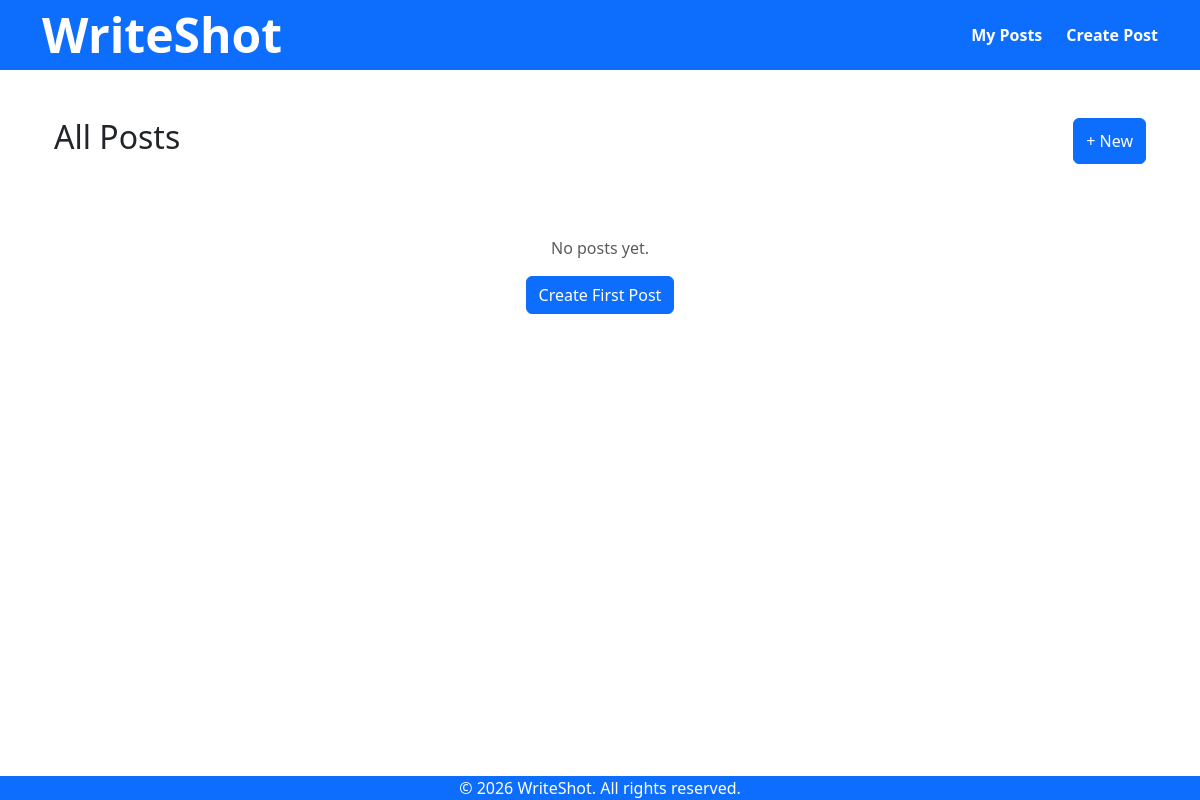
Before: / with the older database file.
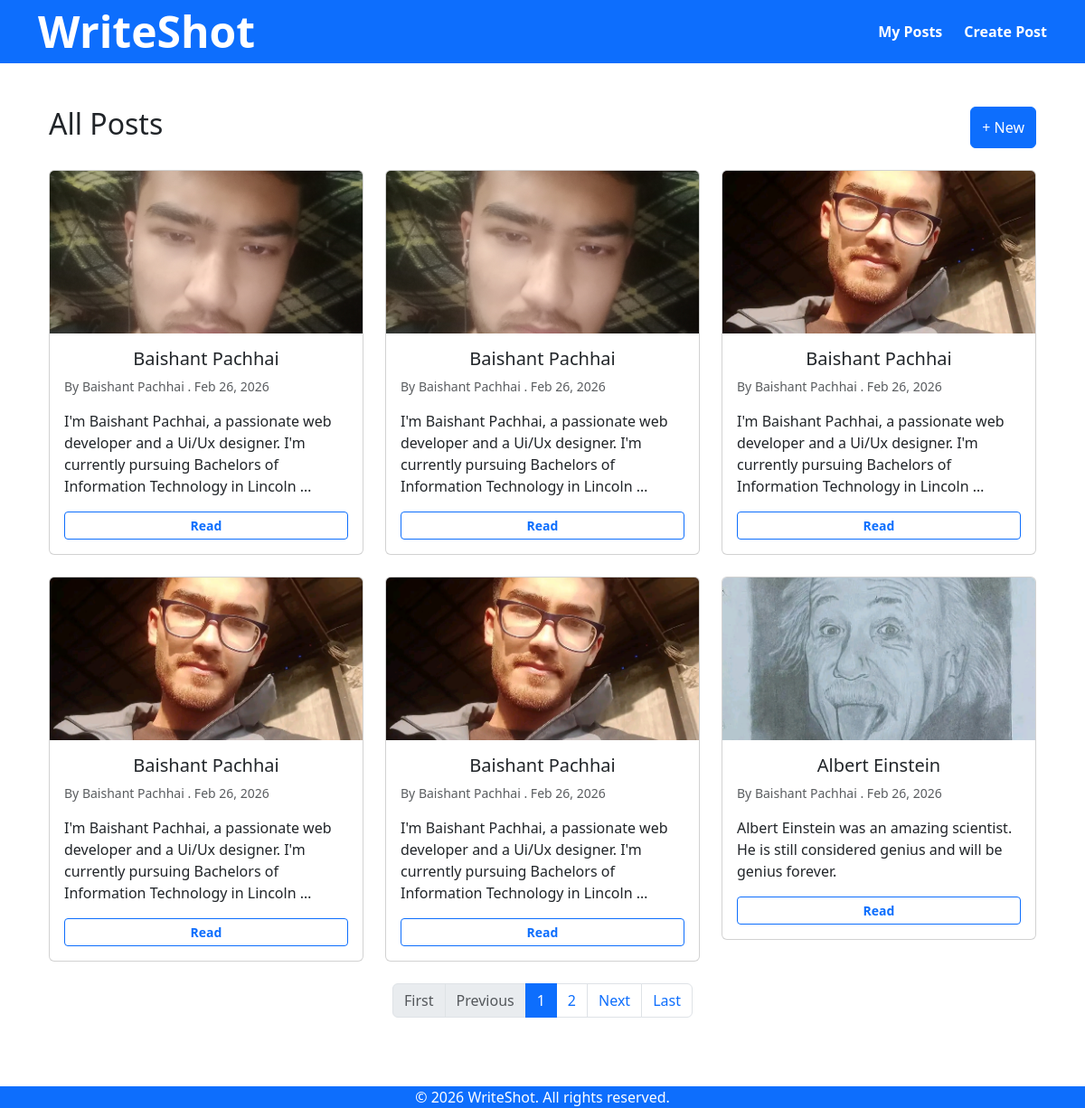
After: the same page with the newer database file.
### blog_app/models.py (models this page shows, shortened)
class Post (models.Model):
    title = models.CharField(max_length=200)
    image = models.ImageField(upload_to='post_images/', blank=True, null=True)
    content = models.TextField()
    created_at = models.DateTimeField(auto_now_add=True)
    is_private = models.BooleanField(default=False)

### blog_app/views.py (the view)
# urls.py: path('', views.post_list, name='post_list' ),
def post_list (request):
    posts = Post.objects.all().order_by('created_at')
    paginator = Paginator(posts, 6)
    page_no = request.GET.get('page')
    page_obj = paginator.get_page(page_no)
    return render (request, 'blog_app/post_list.html', {\
        'page_obj':page_obj
        })

### blog_app/templates/blog_app/post_list.html (shortened to what this page needs)
{% extends 'blog_app/base.html' %}
{% block content %}
    <div class="container mt-4">
    <div class="d-flex justify-content-between mb-4">
        <h2>All Posts</h2>
        <a href="{% url 'post_create' %}" class="btn btn-primary d-flex align-items-center">+ New</a>
    </div>
    {% if page_obj %}
        <div class="row">
            {% for post in page_obj %}
                <div class="col-md-4 mb-4">
                    <div class="card">
                        {% if post.image %}
                            <img src="{{ post.image.url }}" class="card-img-top"
                                 style="height: 180px; object-fit: cover;">
                        {% endif %}
                        <div class="card-body">
                            <h5 class="card-title text-center">{{ post.title }}</h5>
                            <p class="card-text text-muted small">
                                By Baishant Pachhai .
                                {{ post.created_at|date:"M d, Y" }}
                            </p>
                            <p class="card-text r-just">{{ post.content|truncatewords:20 }}</p>
                            <a href="{% url 'post_details' post.pk post.title %}" class="btn btn-sm btn-outline-primary w-100 fw-bold">
                                Read
                            </a>
                        </div>
                    </div>
                </div>
            {% endfor %}
        </div>
    {% else %}
        <div class="text-center py-5">
            <p class="text-muted">No posts yet.</p>
            <a href="{% url 'post_create' %}" class="btn btn-primary">Create First Post</a>
        </div>
    {% endif %}
</div>
{% include 'blog_app/includes/pagination.html' %}
{% endblock content %}

### blog_app/templates/blog_app/base.html (shortened to what this page needs)
<!DOCTYPE html>
<html lang="en">
<head>
    <link href="https://cdn.jsdelivr.net/npm/bootstrap@5.3.8/dist/css/bootstrap.min.css" rel="stylesheet">
</head>
<body class="d-flex flex-column min-vh-100">
    {% include 'blog_app/includes/navbar.html' %}
    <main class="container my-4 flex-grow-1">
        {% block content %}{% endblock %}
    </main>
    {% include 'blog_app/includes/footer.html' %}
</body>
</html>

### blog_app/templates/blog_app/includes/navbar.html
<nav class="bg-primary fixed-top w-100" style="height: 70px;">
    <div class="container h-100 d-flex justify-content-between align-items-center">
        <a href="/" class="text-white text-decoration-none">
            <span class="fw-bold" style="font-size: 3rem;">WriteShot</span>
        </a>
        <ul class="d-flex gap-4 list-unstyled mb-0">
            <li>
                <a href="{% url 'post_list' %}"
                   class="text-white fw-bold text-decoration-none">
                    My Posts
                </a>
            </li>
            <li>
                <a href="{% url 'post_create' %}"
                   class="text-white fw-bold text-decoration-none">
                    Create Post
                </a>
            </li>
        </ul>
    </div>
</nav>

### blog_app/templates/blog_app/includes/pagination.html (shortened to what this page needs)
{% if page_obj.has_other_pages %}
    <nav aria-label="Page navigation" class="paginator">
        <ul class="pagination justify-content-center">
            {% if page_obj.has_previous %}
                <li class="page-item">
                    <a href="?page=1" class="page-link">First</a>
                </li>
                <li class="page-item">
                    <a href="?page={{page_obj.previous_page_number}}" class="page-link">Previous</a>
                </li>
            {% else %}
                <li class="page-item disabled">
                    <span class="page-link">First</span>
                </li>
                <li class="page-item disabled">
                    <span class="page-link">Previous</span>
                </li>
            {% endif %}
            {% for num in page_obj.paginator.page_range %}
                {% if page_obj.number == num %}
                    <li class="page-item active" aria-current="page">
                        <span class="page-link">{{ num }}</span>
                    </li>
                {% else %}
                    <li class="page-item">
                        <a href="?page={{ num }}" class="page-link">{{ num }}</a>
                    </li>
                {% endif %}
            {% endfor %}
            {% if page_obj.has_next %}
                <li class="page-item">
                    <a href="?page={{page_obj.next_page_number}}" class="page-link">Next</a>
                </li>
                <li class="page-item">
                    <a href="?page={{page_obj.paginator.num_pages}}" class="page-link">Last</a>
                </li>
            {% endif %}
        </ul>
    </nav>
{% endif %}

### blog_app/templates/blog_app/includes/footer.html
<footer class="bg-primary position-fixed bottom-0 w-100">
    <div class="container h-100 text-white d-flex justify-content-center align-items-center">
            &copy; {% now "Y" %} WriteShot. All rights reserved.
    </div>
</footer>

### blog_app/templates/blog_app/base.html (style rules this page uses)
:root { --navbar-height: 70px; --footer-height: 60px; }
body { padding-top: var(--navbar-height); padding-bottom: var(--footer-height); }

Changed rows visible on the page:
added Post: image (picture), title "Baishant Pachhai", created_at "Feb 26, 2026", content "I'm Baishant Pachhai, a passionate web developer and a Ui/Ux designer. I'm currently pursuing Bachelors of Information Technology in Lincoln …"
added Post: image (picture), title "Baishant Pachhai", created_at "Feb 26, 2026", content "I'm Baishant Pachhai, a passionate web developer and a Ui/Ux designer. I'm currently pursuing Bachelors of Information Technology in Lincoln …"
added Post: image (picture), title "Baishant Pachhai", created_at "Feb 26, 2026", content "I'm Baishant Pachhai, a passionate web developer and a Ui/Ux designer. I'm currently pursuing Bachelors of Information Technology in Lincoln …"
added Post: image (picture), title "Baishant Pachhai", created_at "Feb 26, 2026", content "I'm Baishant Pachhai, a passionate web developer and a Ui/Ux designer. I'm currently pursuing Bachelors of Information Technology in Lincoln …"
added Post: image (picture), title "Baishant Pachhai", created_at "Feb 26, 2026", content "I'm Baishant Pachhai, a passionate web developer and a Ui/Ux designer. I'm currently pursuing Bachelors of Information Technology in Lincoln …"
added Post: image (picture), title "Albert Einstein", created_at "Feb 26, 2026", content "Albert Einstein was an amazing scientist. He is still considered genius and will be genius forever."
Other visible differences:
text no longer shown: "No posts yet. Create First Post"
text now shown: "First Previous Next Last"
new list line: "1"
new list line: "2"
